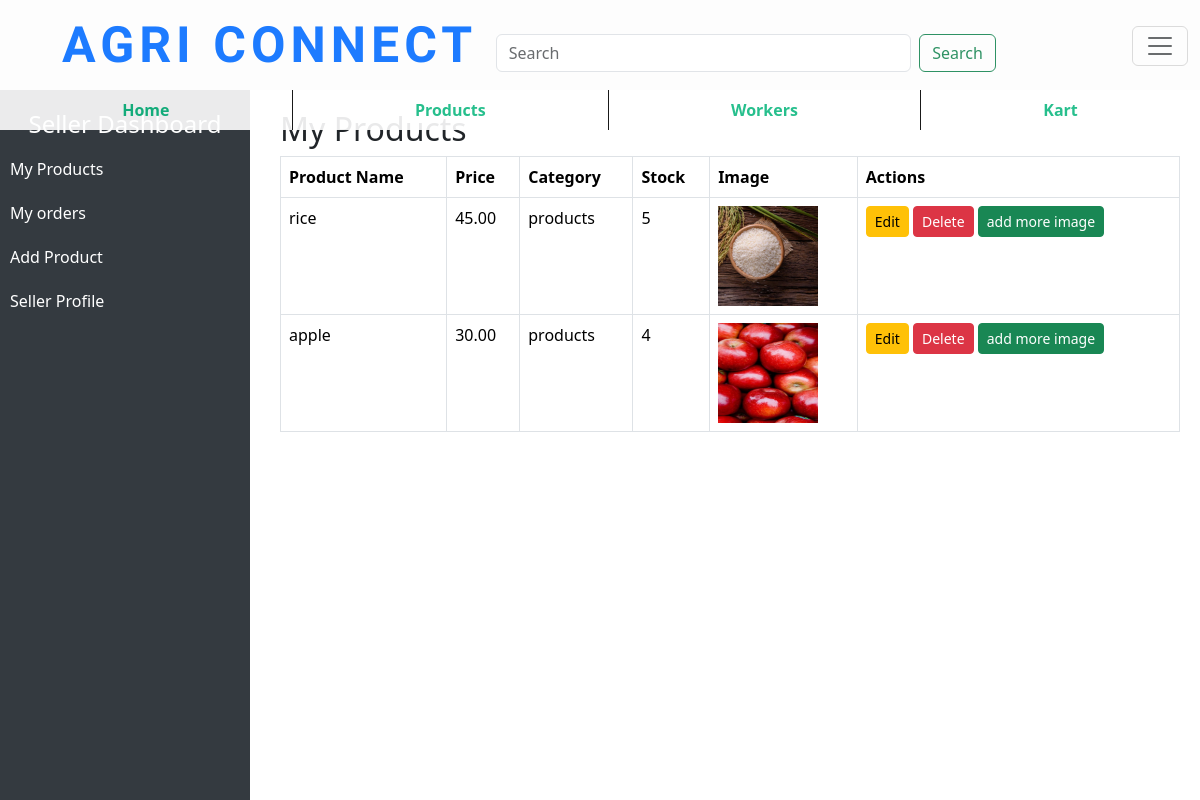
Page /seller_area/ (signed in) on the committed database.
### app1/models.py (models this page shows, shortened)
class Product(models.Model):
    p_name=models.CharField(max_length=200)
    description=models.TextField()
    categories =models.CharField(max_length=200)
    price=models.DecimalField(max_digits=10,decimal_places=2)
    stock=models.PositiveIntegerField()
    image_url =models.ImageField(upload_to='uploads/')
    seller = models.ForeignKey(Seller, on_delete=models.CASCADE, related_name='products')
    created_at = models.DateTimeField(auto_now_add=True)
    updated_at = models.DateTimeField(auto_now=True)

### app1/views.py (the view)
# urls.py: path('seller_area/',views.seller_area,name='seller_area'),
def seller_area(request):
    temp=request.session['U_id']
    seller=Seller.objects.get(id=temp)
    product_list=Product.objects.filter(seller=seller)
    product_Image=Product_Image.objects.filter(product__in=product_list)
    dict_products= {
        'products':product_list,
        'product_Image':product_Image,
    }
    return render(request, 'seller_area.html',dict_products)

### templates/seller_area.html (shortened to what this page needs)
{% extends 'base.html' %}
{% load static %}
{% block content %}
<link rel="stylesheet" href="{% static 'css/seller_area.css' %}">
<div class="sidebar">
    <h4 class="text-center text-white">Seller Dashboard</h4>
    <a href="#productList">My Products</a>
    <a href="{% url 'seller_orders' %}">My orders</a>
    <a href="{% url 'sell_page' %}">Add Product</a>
    <a href="{% url 'seller_profile' %}">Seller Profile</a>
</div>
<div class="content">
    <h2>My Products</h2>
    <table class="table table-bordered" id="productList">
        <thead>
            <tr>
                <th>Product Name</th>
                <th>Price</th>
                <th>Category</th>
                <th>Stock</th>
                <th>Image</th>
                <th>Actions</th>
            </tr>
        </thead>
        <tbody>
            {%for p in products %}
            <tr>
                <td>{{ p.p_name }}</td>
                <td>{{ p.price }}</td>
                <td>{{ p.categories }}</td>
                <td>{{ p.stock }}</td>
                <td>
                    <img src="{{ p.image_url.url }}" alt="Product Image" style="height: 100px; width: 100px;">
                </td>
                <td>
                    <a href="{% url 'productEdit' id=p.id %}" class="btn btn-warning btn-sm" >Edit</a>
                    <a href="{% url 'product_delete' id=p.id %}"
                    class="btn btn-danger btn-sm"
                    onclick="return confirm('Are you sure you want to delete {{ product.p_name }}?');">
                    Delete
                 </a>
                 <a href="{% url 'product_image_upload' id=p.id %}"  class="btn btn-success btn-sm"> add more image</a>
                </td>
            </tr>
            {% endfor %}
        </tbody>
    </table>
</div>
{% endblock %}

### static/css/base.css (style rules this page uses)
body { margin: 0; padding: 0; }

### static/css/seller_area.css (style rules this page uses)
.sidebar { width: 250px; height: 100vh; position: fixed; background: #343a40; padding-top: 20px; }
.sidebar a { color: white; padding: 10px; display: block; text-decoration: none; }
.content { margin-left: 260px; padding: 20px; }

### rows in the picture
Product: p_name "rice", price "45.00", categories "products", stock "5", image_url (picture)
Product: p_name "apple", price "30.00", categories "products", stock "4", image_url (picture)
